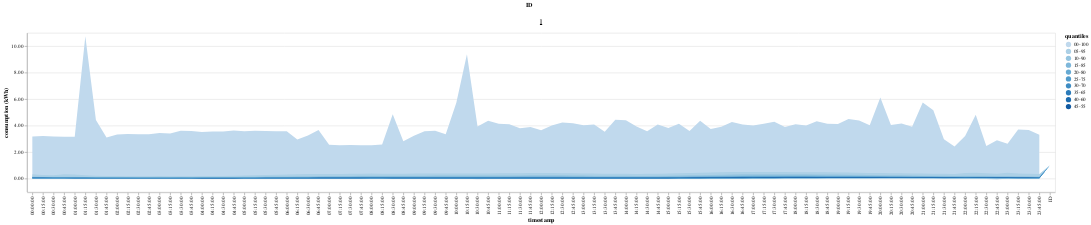

Write notebook code for a chart like this one.
### Code cell
offtake_temp = offtake.reset_index().drop(columns=['date'])
offtake_temp['ID']=1
plot_df_offtake = offtake_temp.groupby('ID').apply(data_df_to_quantiles).droplevel(1).reset_index()[1:]
plot_df_offtake['timestamp'] = plot_df_offtake['timestamp'].apply(lambda x: str(x))
area_chart = alt.Chart(plot_df_offtake).mark_area().encode(
    x = 'timestamp', 
    y= alt.Y('min:Q',title = 'consumption (kWh)',axis = alt.Axis(format = '.2f')),  
    y2='max:Q', 
    color= 'quantiles:O',    
    column = alt.Column('ID',  header=alt.Header(labelFontSize=15))
).resolve_scale(y = 'shared').resolve_axis(y= 'independent').interactive(bind_x = False).configure_legend(labelLimit= 0)
area_chart

### Figure 1 — Vega-Lite specification as saved in the notebook (floating-point values rounded to 4 significant figures; data arrays with more than 128 entries replaced by an {"elided": "..."} marker saying what was removed)
{"$schema": "https://vega.github.io/schema/vega-lite/v4.17.0.json", "config": {"legend": {"labelLimit": 0}, "view": {"continuousHeight": 300, "continuousWidth": 400}}, "data": {"name": "data-1b40fd586d01a0b7bf94f053138df55c"}, "datasets": {"data-1b40fd586d01a0b7bf94f053138df55c": {"elided": "969 records"}}, "encoding": {"color": {"field": "quantiles", "type": "ordinal"}, "column": {"field": "ID", "header": {"labelFontSize": 15}, "type": "quantitative"}, "x": {"field": "timestamp", "type": "nominal"}, "y": {"axis": {"format": ".2f"}, "field": "min", "title": "consumption (kWh)", "type": "quantitative"}, "y2": {"field": "max"}}, "mark": "area", "resolve": {"axis": {"y": "independent"}, "scale": {"y": "shared"}}, "selection": {"selector006": {"bind": "scales", "encodings": ["y"], "type": "interval"}}}
